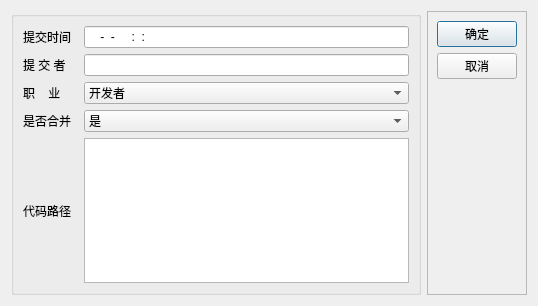
<?xml version="1.0" encoding="UTF-8"?>
<ui version="4.0">
 <class>QWDialogData</class>
 <widget class="QDialog" name="QWDialogData">
  <property name="geometry">
   <rect>
    <x>0</x>
    <y>0</y>
    <width>538</width>
    <height>306</height>
   </rect>
  </property>
  <property name="windowTitle">
   <string>编辑记录</string>
  </property>
  <layout class="QGridLayout" name="gridLayout_2">
   <item row="0" column="0">
    <widget class="QGroupBox" name="groupBoxRight">
     <property name="title">
      <string/>
     </property>
     <layout class="QGridLayout" name="gridLayout">
      <item row="3" column="0" colspan="2">
       <widget class="QLabel" name="label_6">
        <property name="text">
         <string>是否合并</string>
        </property>
       </widget>
      </item>
      <item row="0" column="2">
       <widget class="QLineEdit" name="dbEditBirth">
        <property name="inputMask">
         <string>9999-99-99 99:99:99</string>
        </property>
       </widget>
      </item>
      <item row="2" column="2">
       <widget class="QComboBox" name="dbComboCareer">
        <item>
         <property name="text">
          <string>开发者</string>
         </property>
        </item>
        <item>
         <property name="text">
          <string>测试人员</string>
         </property>
        </item>
        <item>
         <property name="text">
          <string>产品经理</string>
         </property>
        </item>
       </widget>
      </item>
      <item row="1" column="0" colspan="2">
       <widget class="QLabel" name="label_3">
        <property name="text">
         <string>提 交 者</string>
        </property>
       </widget>
      </item>
      <item row="2" column="0" colspan="2">
       <widget class="QLabel" name="label_4">
        <property name="text">
         <string>职    业</string>
        </property>
       </widget>
      </item>
      <item row="5" column="2">
       <widget class="QPlainTextEdit" name="dbEditCodePath"/>
      </item>
      <item row="3" column="2">
       <widget class="QComboBox" name="dbComboIsMerge">
        <item>
         <property name="text">
          <string>是</string>
         </property>
        </item>
        <item>
         <property name="text">
          <string>否</string>
         </property>
        </item>
       </widget>
      </item>
      <item row="5" column="0">
       <widget class="QLabel" name="label_7">
        <property name="text">
         <string>代码路径</string>
        </property>
       </widget>
      </item>
      <item row="1" column="2">
       <widget class="QLineEdit" name="dbEditName"/>
      </item>
      <item row="0" column="0" colspan="2">
       <widget class="QLabel" name="label_2">
        <property name="text">
         <string>提交时间</string>
        </property>
       </widget>
      </item>
     </layout>
    </widget>
   </item>
   <item row="0" column="1">
    <widget class="QFrame" name="frame">
     <property name="frameShape">
      <enum>QFrame::StyledPanel</enum>
     </property>
     <property name="frameShadow">
      <enum>QFrame::Raised</enum>
     </property>
     <layout class="QVBoxLayout" name="verticalLayout">
      <item>
       <widget class="QPushButton" name="btnOK">
        <property name="text">
         <string>确定</string>
        </property>
        <property name="icon">
         <iconset resource="res.qrc">
          <normaloff>:/icons/images/kiwi_ok.png</normaloff>:/icons/images/kiwi_ok.png</iconset>
        </property>
       </widget>
      </item>
      <item>
       <widget class="QPushButton" name="btnClose">
        <property name="text">
         <string>取消</string>
        </property>
        <property name="icon">
         <iconset resource="res.qrc">
          <normaloff>:/icons/images/kiwi_cancel.png</normaloff>:/icons/images/kiwi_cancel.png</iconset>
        </property>
       </widget>
      </item>
      <item>
       <spacer name="verticalSpacer">
        <property name="orientation">
         <enum>Qt::Vertical</enum>
        </property>
        <property name="sizeHint" stdset="0">
         <size>
          <width>20</width>
          <height>329</height>
         </size>
        </property>
       </spacer>
      </item>
     </layout>
    </widget>
   </item>
  </layout>
 </widget>
 <resources>
  <include location="res.qrc"/>
 </resources>
 <connections>
  <connection>
   <sender>btnClose</sender>
   <signal>clicked()</signal>
   <receiver>QWDialogData</receiver>
   <slot>reject()</slot>
   <hints>
    <hint type="sourcelabel">
     <x>462</x>
     <y>75</y>
    </hint>
    <hint type="destinationlabel">
     <x>268</x>
     <y>152</y>
    </hint>
   </hints>
  </connection>
  <connection>
   <sender>btnOK</sender>
   <signal>clicked()</signal>
   <receiver>QWDialogData</receiver>
   <slot>accept()</slot>
   <hints>
    <hint type="sourcelabel">
     <x>462</x>
     <y>35</y>
    </hint>
    <hint type="destinationlabel">
     <x>268</x>
     <y>152</y>
    </hint>
   </hints>
  </connection>
 </connections>
</ui>
